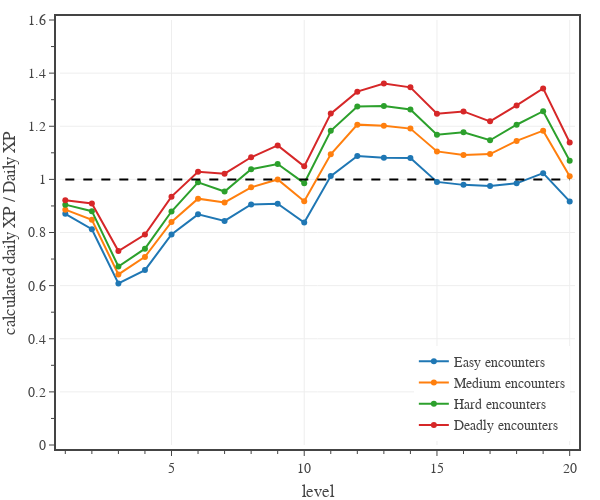

Source (notebook cell):
### Code cell
# Plots average daily XP for PCs, calculated for a full adventuring day with two short rests.
levels = np.array(range(1,21,1))

fig = go.Figure(
    layout=go.Layout(
        template=tfb.FIG_TEMPLATE,
        xaxis=dict(
            title_text='level',
            range=[0.8, 20.2],
            tick0=0, dtick=5,
            minor=dict(tick0=0, dtick=1),
        ),
        yaxis=dict(
            title_text='calculated daily XP / Daily XP',
            range=[0, 1.6],
            tick0=0, dtick=0.2,
            minor=dict(tick0=0, dtick=0.1),
        ),
        legend=dict(
            yanchor='bottom',  y=0.01,
            xanchor='right', x=0.99,
            orientation='v',
        )
    )
)

enc_XP_budget = np.array(ENCOUNTER_DIFFICULTIES['Daily']['XP'])
for diff in ['Easy','Medium','Hard','Deadly']:
    d = ENCOUNTER_DIFFICULTIES[diff]
    pc_data_file = f'./pc data - {diff} 2 short rests.json'

    with open(pc_data_file, 'r') as fin:
        pc_data = json.load(fin)

    eXP = np.zeros(20)
    for pc_class in PC_CLASSES:
        eXP += np.array([x['XP mean'] for x in pc_data[pc_class]])
    eXP /= len(PC_CLASSES)

    fig.add_trace(go.Scatter(
        x=levels, 
        y=eXP/enc_XP_budget,
        mode='lines+markers', 
        line=dict(color=d['color'], dash='solid'),
        unselected=dict(marker=dict(opacity=0.0)),
        name=diff + ' encounters',
        hovertemplate=
            '<b>' + diff + ' encounters</b><br>'+
            'lvl %{x}<br>'+
            'XP ratio %{y:.2f}'+
            '<extra></extra>'
    ))

ref_XP = np.array(ENCOUNTER_DIFFICULTIES['Daily']['XP'])
fig.add_trace(go.Scatter(
    x=levels, 
    y=ref_XP/enc_XP_budget,
    mode='lines', 
    line=dict(color='black', dash='dash'),
    name='Daily XP budget',
    showlegend=False,
    hoverinfo='skip'
))

# show figure
fig.update_layout(width=600, height=500)
fig.show(config=tfb.FIG_CONFIG)

# save figures
if SAVEFIGS:
    fig.update_layout(autosize=True, width=None, height=None)
    tfb.save_fig_html(fig, format='large', name=f'./fig-full-daily-xp-vs-level-adventuring-days-large')
    tfb.save_fig_html(fig, format='small', name=f'./fig-full-daily-xp-vs-level-adventuring-days-small')

### Figure 1 — Plotly figure (JSON) as saved in the notebook; plotly's stock layout.template omitted (floating-point values rounded to 4 significant figures)
{"data": [{"hovertemplate": "<b>Easy encounters</b><br>lvl %{x}<br>XP ratio %{y:.2f}<extra></extra>", "line": {"color": "#1F77B4", "dash": "solid"}, "mode": "lines+markers", "name": "Easy encounters", "type": "scatter", "unselected": {"marker": {"opacity": 0}}, "x": [1, 2, 3, 4, 5, 6, 7, 8, 9, 10, 11, 12, 13, 14, 15, 16, 17, 18, 19, 20], "y": [0.8705, 0.8125, 0.6082, 0.6585, 0.7927, 0.8683, 0.8437, 0.9058, 0.9086, 0.8376, 1.012, 1.088, 1.082, 1.08, 0.9906, 0.9793, 0.975, 0.9851, 1.023, 0.9172]}, {"hovertemplate": "<b>Medium encounters</b><br>lvl %{x}<br>XP ratio %{y:.2f}<extra></extra>", "line": {"color": "#FF7F0E", "dash": "solid"}, "mode": "lines+markers", "name": "Medium encounters", "type": "scatter", "unselected": {"marker": {"opacity": 0}}, "x": [1, 2, 3, 4, 5, 6, 7, 8, 9, 10, 11, 12, 13, 14, 15, 16, 17, 18, 19, 20], "y": [0.886, 0.8478, 0.6421, 0.7082, 0.8396, 0.9274, 0.913, 0.9701, 0.9996, 0.9179, 1.094, 1.206, 1.202, 1.191, 1.105, 1.092, 1.095, 1.145, 1.183, 1.011]}, {"hovertemplate": "<b>Hard encounters</b><br>lvl %{x}<br>XP ratio %{y:.2f}<extra></extra>", "line": {"color": "#2CA02C", "dash": "solid"}, "mode": "lines+markers", "name": "Hard encounters", "type": "scatter", "unselected": {"marker": {"opacity": 0}}, "x": [1, 2, 3, 4, 5, 6, 7, 8, 9, 10, 11, 12, 13, 14, 15, 16, 17, 18, 19, 20], "y": [0.9049, 0.8804, 0.6718, 0.7391, 0.8789, 0.9889, 0.9542, 1.038, 1.058, 0.9858, 1.183, 1.275, 1.276, 1.263, 1.168, 1.177, 1.147, 1.206, 1.257, 1.07]}, {"hovertemplate": "<b>Deadly encounters</b><br>lvl %{x}<br>XP ratio %{y:.2f}<extra></extra>", "line": {"color": "#D62728", "dash": "solid"}, "mode": "lines+markers", "name": "Deadly encounters", "type": "scatter", "unselected": {"marker": {"opacity": 0}}, "x": [1, 2, 3, 4, 5, 6, 7, 8, 9, 10, 11, 12, 13, 14, 15, 16, 17, 18, 19, 20], "y": [0.921, 0.9092, 0.7304, 0.7923, 0.935, 1.028, 1.021, 1.083, 1.128, 1.049, 1.248, 1.33, 1.361, 1.346, 1.247, 1.256, 1.218, 1.278, 1.342, 1.139]}, {"hoverinfo": "skip", "line": {"color": "black", "dash": "dash"}, "mode": "lines", "name": "Daily XP budget", "showlegend": false, "type": "scatter", "x": [1, 2, 3, 4, 5, 6, 7, 8, 9, 10, 11, 12, 13, 14, 15, 16, 17, 18, 19, 20], "y": [1, 1, 1, 1, 1, 1, 1, 1, 1, 1, 1, 1, 1, 1, 1, 1, 1, 1, 1, 1]}], "layout": {"height": 500, "legend": {"orientation": "v", "x": 0.99, "xanchor": "right", "y": 0.01, "yanchor": "bottom"}, "width": 600, "xaxis": {"dtick": 5, "minor": {"dtick": 1, "tick0": 0}, "range": [0.8, 20.2], "tick0": 0, "title": {"text": "level"}}, "yaxis": {"dtick": 0.2, "minor": {"dtick": 0.1, "tick0": 0}, "range": [0, 1.6], "tick0": 0, "title": {"text": "calculated daily XP / Daily XP"}}}}
